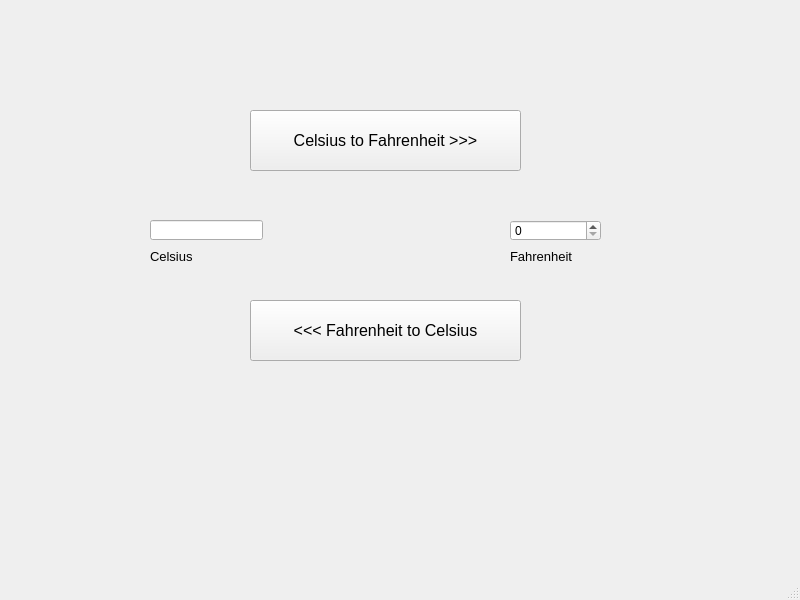
<?xml version="1.0" encoding="UTF-8"?>
<ui version="4.0">
 <class>MainWindow</class>
 <widget class="QMainWindow" name="MainWindow">
  <property name="geometry">
   <rect>
    <x>0</x>
    <y>0</y>
    <width>800</width>
    <height>600</height>
   </rect>
  </property>
  <property name="windowTitle">
   <string>MainWindow</string>
  </property>
  <widget class="QWidget" name="centralwidget">
   <widget class="QPushButton" name="btn_FtoC">
    <property name="geometry">
     <rect>
      <x>250</x>
      <y>300</y>
      <width>271</width>
      <height>61</height>
     </rect>
    </property>
    <property name="font">
     <font>
      <pointsize>12</pointsize>
     </font>
    </property>
    <property name="text">
     <string>&lt;&lt;&lt; Fahrenheit to Celsius</string>
    </property>
   </widget>
   <widget class="QPushButton" name="btn_CtoF">
    <property name="geometry">
     <rect>
      <x>250</x>
      <y>110</y>
      <width>271</width>
      <height>61</height>
     </rect>
    </property>
    <property name="font">
     <font>
      <pointsize>12</pointsize>
     </font>
    </property>
    <property name="text">
     <string>Celsius to Fahrenheit &gt;&gt;&gt;</string>
    </property>
   </widget>
   <widget class="QLineEdit" name="editCel">
    <property name="geometry">
     <rect>
      <x>150</x>
      <y>220</y>
      <width>113</width>
      <height>20</height>
     </rect>
    </property>
   </widget>
   <widget class="QSpinBox" name="spinFahr">
    <property name="geometry">
     <rect>
      <x>510</x>
      <y>220</y>
      <width>91</width>
      <height>21</height>
     </rect>
    </property>
   </widget>
   <widget class="QLabel" name="label">
    <property name="geometry">
     <rect>
      <x>150</x>
      <y>250</y>
      <width>56</width>
      <height>12</height>
     </rect>
    </property>
    <property name="font">
     <font>
      <pointsize>10</pointsize>
     </font>
    </property>
    <property name="text">
     <string>Celsius</string>
    </property>
   </widget>
   <widget class="QLabel" name="label_2">
    <property name="geometry">
     <rect>
      <x>510</x>
      <y>250</y>
      <width>80</width>
      <height>12</height>
     </rect>
    </property>
    <property name="font">
     <font>
      <pointsize>10</pointsize>
     </font>
    </property>
    <property name="text">
     <string>Fahrenheit</string>
    </property>
   </widget>
  </widget>
  <widget class="QMenuBar" name="menubar">
   <property name="geometry">
    <rect>
     <x>0</x>
     <y>0</y>
     <width>800</width>
     <height>21</height>
    </rect>
   </property>
  </widget>
  <widget class="QStatusBar" name="statusbar"/>
 </widget>
 <resources/>
 <connections/>
</ui>
